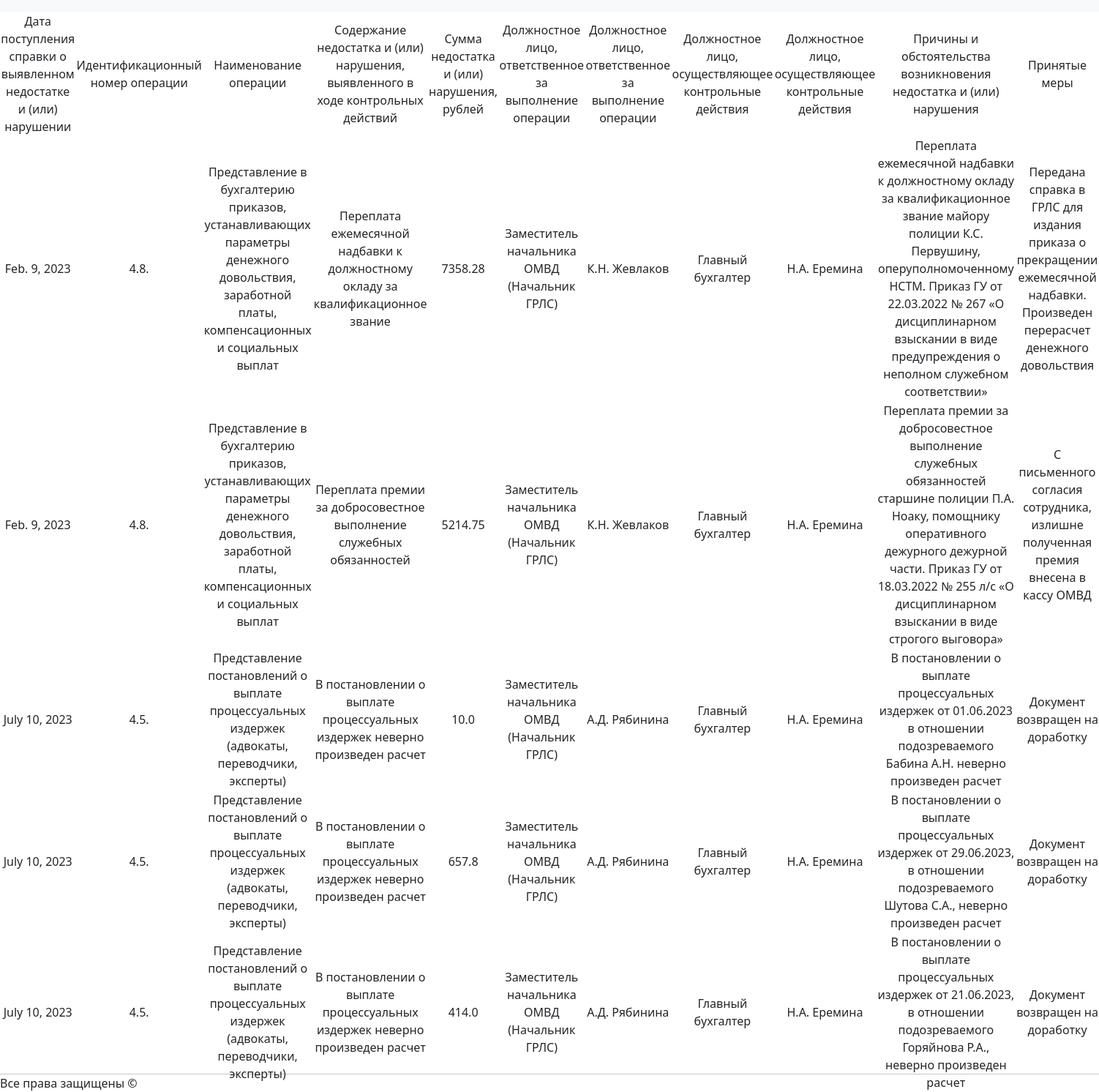
/get_journal/, run on the app's committed database.
### fk_app/models.py (models this page shows, shortened)
class Journal(models.Model):
    date = models.DateField(auto_now_add=False)
    violation = models.ForeignKey(Violation, on_delete=models.PROTECT)
    measures = models.TextField(max_length=256)
    content = models.TextField(max_length=256, default=None)
    def __str__(self):
        return f'date: {self.date}, volation{self.violation} measurse{self.measures}'

class Violation(models.Model):
     certificate_of_violations = models.ForeignKey(Certificate_of_violations, on_delete=models.PROTECT)
     reestr = models.ForeignKey(Reestr, on_delete=models.PROTECT)
     title= models.TextField(max_length=256)
     employ_position_act = models.ForeignKey(Employ_position_act, on_delete=models.PROTECT)
     worker = models.ForeignKey(Worker, on_delete=models.PROTECT)
     amount = models.FloatField(max_length=256)
     register = models.BooleanField(default=False)
     def __str__(self):
         return f' {self.amount} {self.title}, worker {self.worker} '

class Reestr(models.Model):
    operation = models.ForeignKey(Operation, on_delete=models.PROTECT)
    employ_contr = models.ForeignKey(Employ_position_contr, on_delete=models.PROTECT)
    employ_actint = models.ForeignKey(Employ_position_act, on_delete=models.PROTECT)
    control_action = models.ForeignKey(Control_action, on_delete=models.PROTECT)
    method = models.ForeignKey(Method, on_delete=models.PROTECT)

class Operation(models.Model):
    code_oper = models.CharField(max_length=5)
    name = models.CharField(max_length=100)
    process = models.ForeignKey(Process, on_delete=models.PROTECT)

class Employ_position_act (models.Model):
    name = models.CharField(max_length=100)

class Worker(models.Model):
    name = models.CharField(max_length=100)
    employ_position = models.ForeignKey(Employ_position, on_delete=models.PROTECT)
    def __str__(self):
        return f'{self.employ_position} {self.name}'

class Certificate_of_violations(models.Model):
    date = models.DateField(auto_now_add=False)
    worker = models.ForeignKey(Worker, on_delete=models.PROTECT)

class Employ_position(models.Model):
    name = models.CharField(max_length=100)
    def __str__(self):
        return f'{self.name}'

### fk_app/views.py (the view)
# urls.py: path('get_journal/', views.get_journal, name='get_journal'),
def get_journal(request):
    journal = Journal.objects.all()
    print(journal)
    context = {
        "journals": journal
    }
    return render(request, "fk_app/journal.html", context)

### fk_app/templates/fk_app/journal.html (shortened to what this page needs)
{% extends 'base.html' %}
{% block content %}
<table>
    <tr align="center">
        <td>Дата поступления справки о выявленном недостатке и (или) нарушении</td>
        <td>Идентификационный номер операции</td>
        <td>Наименование операции</td>
        <td>Содержание недостатка и (или) нарушения, выявленного в ходе контрольных действий</td>
        <td>Сумма недостатка и (или) нарушения, рублей</td>
        <td>Должностное лицо, ответственное за выполнение операции</td>
        <td>Должностное лицо, ответственное за выполнение операции</td>
        <td>Должностное лицо, осуществляющее контрольные действия</td>
        <td>Должностное лицо, осуществляющее контрольные действия</td>
        <td>Причины и обстоятельства возникновения недостатка и (или) нарушения</td>
        <td>Принятые меры</td>
    </tr>
        {% for journal in journals %}
    <tr align="center">
        <td>{{ journal.date }}</td>
        <td>{{ journal.violation.reestr.operation.code_oper }}</td>
        <td>{{ journal.violation.reestr.operation.name }}</td>
        <td>{{ journal.content }}</td>
        <td>{{ journal.violation.amount }}</td>
        <td>{{ journal.violation.employ_position_act.name }}</td>
        <td>{{ journal.violation.worker.name }}</td>
        <td>{{ journal.violation.certificate_of_violations.worker.employ_position }}</td>
        <td>{{ journal.violation.certificate_of_violations.worker.name }}</td>
        <td>{{ journal.violation.title }}</td>
        <td>{{ journal.measures }}</td>
    </tr>
    {% endfor %}
</table>
{% endblock %}

### templates/base.html (shortened to what this page needs)
<!DOCTYPE html>
<html lang="ru">
<head>
    {% load static %}
    <link rel="stylesheet" href="{% static 'css/bootstrap.min.css' %}">
</head>
<body>
<nav class="navbar navbar-expand-lg navbar-light bg-light">
</nav>
{% block content %}{% endblock %}
<div class="row fixed-bottom modal-footer">
    <hr>
    <p>Все права защищены &copy;</p>
</div>

### data on the page
Journal: date "Feb. 9, 2023", violation.reestr.operation.code_oper "4.8.", violation.reestr.operation.name "Представление в бухгалтерию приказов, устанавливающих параметры денежного довольствия, заработной платы, компенсационных и социальных выплат", content "Переплата ежемесячной надбавки к должностному окладу за квалификационное звание", violation.amount "7358.28", violation.employ_position_act.name "Заместитель начальника ОМВД (Начальник ГРЛС)", violation.worker.name "К.Н. Жевлаков", violation.certificate_of_violations.worker.employ_position "Главный бухгалтер", violation.certificate_of_violations.worker.name "Н.А. Еремина", violation "Переплата ежемесячной надбавки к должностному окладу за квалификационное звание майору полиции К.С. Первушину, оперуполномоченному НСТМ. Приказ ГУ от 22.03.2022 № 267 «О дисциплинарном взыскании в виде предупреждения о неполном служебном соответствии»", measures "Передана справка в ГРЛС для издания приказа о прекращении ежемесячной надбавки. Произведен перерасчет денежного довольствия"
Journal: date "Feb. 9, 2023", violation.reestr.operation.code_oper "4.8.", violation.reestr.operation.name "Представление в бухгалтерию приказов, устанавливающих параметры денежного довольствия, заработной платы, компенсационных и социальных выплат", content "Переплата премии за добросовестное выполнение служебных обязанностей", violation.amount "5214.75", violation.employ_position_act.name "Заместитель начальника ОМВД (Начальник ГРЛС)", violation.worker.name "К.Н. Жевлаков", violation.certificate_of_violations.worker.employ_position "Главный бухгалтер", violation.certificate_of_violations.worker.name "Н.А. Еремина", violation "Переплата премии за добросовестное выполнение служебных обязанностей старшине полиции П.А. Ноаку, помощнику оперативного дежурного дежурной части. Приказ ГУ от 18.03.2022 № 255 л/с «О дисциплинарном взыскании в виде строгого выговора»", measures "С письменного согласия сотрудника, излишне полученная премия внесена в кассу ОМВД"
Journal: date "July 10, 2023", violation.reestr.operation.code_oper "4.5.", violation.reestr.operation.name "Представление постановлений о выплате процессуальных издержек (адвокаты, переводчики, эксперты)", content "В постановлении о выплате процессуальных издержек неверно произведен расчет", violation.amount "10.0", violation.employ_position_act.name "Заместитель начальника ОМВД (Начальник ГРЛС)", violation.worker.name "А.Д. Рябинина", violation.certificate_of_violations.worker.employ_position "Главный бухгалтер", violation.certificate_of_violations.worker.name "Н.А. Еремина", violation "В постановлении о выплате процессуальных издержек от 01.06.2023 в отношении подозреваемого Бабина А.Н. неверно произведен расчет", measures "Документ возвращен на доработку"
Journal: date "July 10, 2023", violation.reestr.operation.code_oper "4.5.", violation.reestr.operation.name "Представление постановлений о выплате процессуальных издержек (адвокаты, переводчики, эксперты)", content "В постановлении о выплате процессуальных издержек неверно произведен расчет", violation.amount "657.8", violation.employ_position_act.name "Заместитель начальника ОМВД (Начальник ГРЛС)", violation.worker.name "А.Д. Рябинина", violation.certificate_of_violations.worker.employ_position "Главный бухгалтер", violation.certificate_of_violations.worker.name "Н.А. Еремина", violation "В постановлении о выплате процессуальных издержек от 29.06.2023, в отношении подозреваемого Шутова С.А., неверно произведен расчет", measures "Документ возвращен на доработку"
Journal: date "July 10, 2023", violation.reestr.operation.code_oper "4.5.", violation.reestr.operation.name "Представление постановлений о выплате процессуальных издержек (адвокаты, переводчики, эксперты)", content "В постановлении о выплате процессуальных издержек неверно произведен расчет", violation.amount "414.0", violation.employ_position_act.name "Заместитель начальника ОМВД (Начальник ГРЛС)", violation.worker.name "А.Д. Рябинина", violation.certificate_of_violations.worker.employ_position "Главный бухгалтер", violation.certificate_of_violations.worker.name "Н.А. Еремина", violation "В постановлении о выплате процессуальных издержек от 21.06.2023, в отношении подозреваемого Горяйнова Р.А., неверно произведен расчет", measures "Документ возвращен на доработку"
